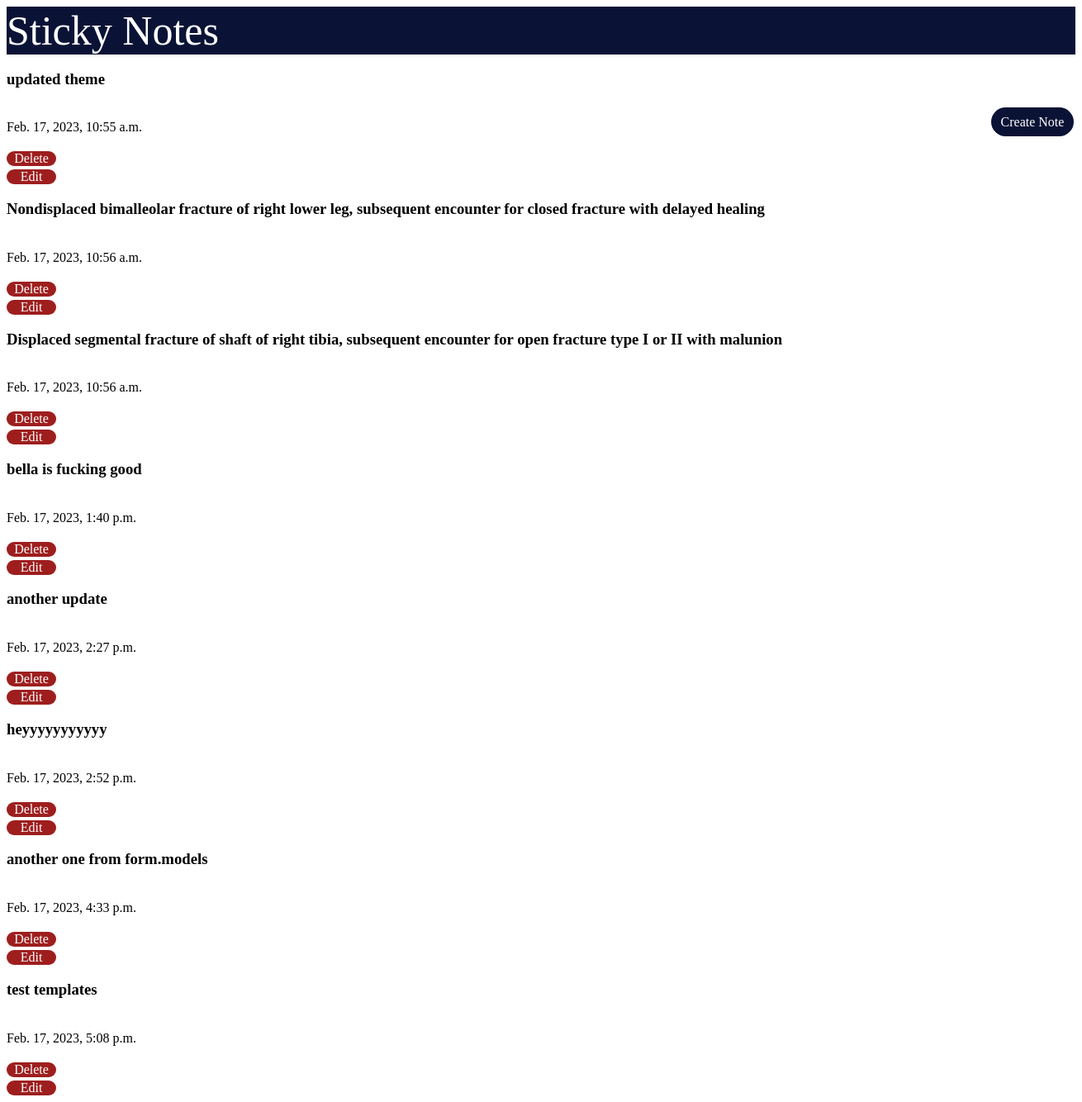
The app's page /, older data.
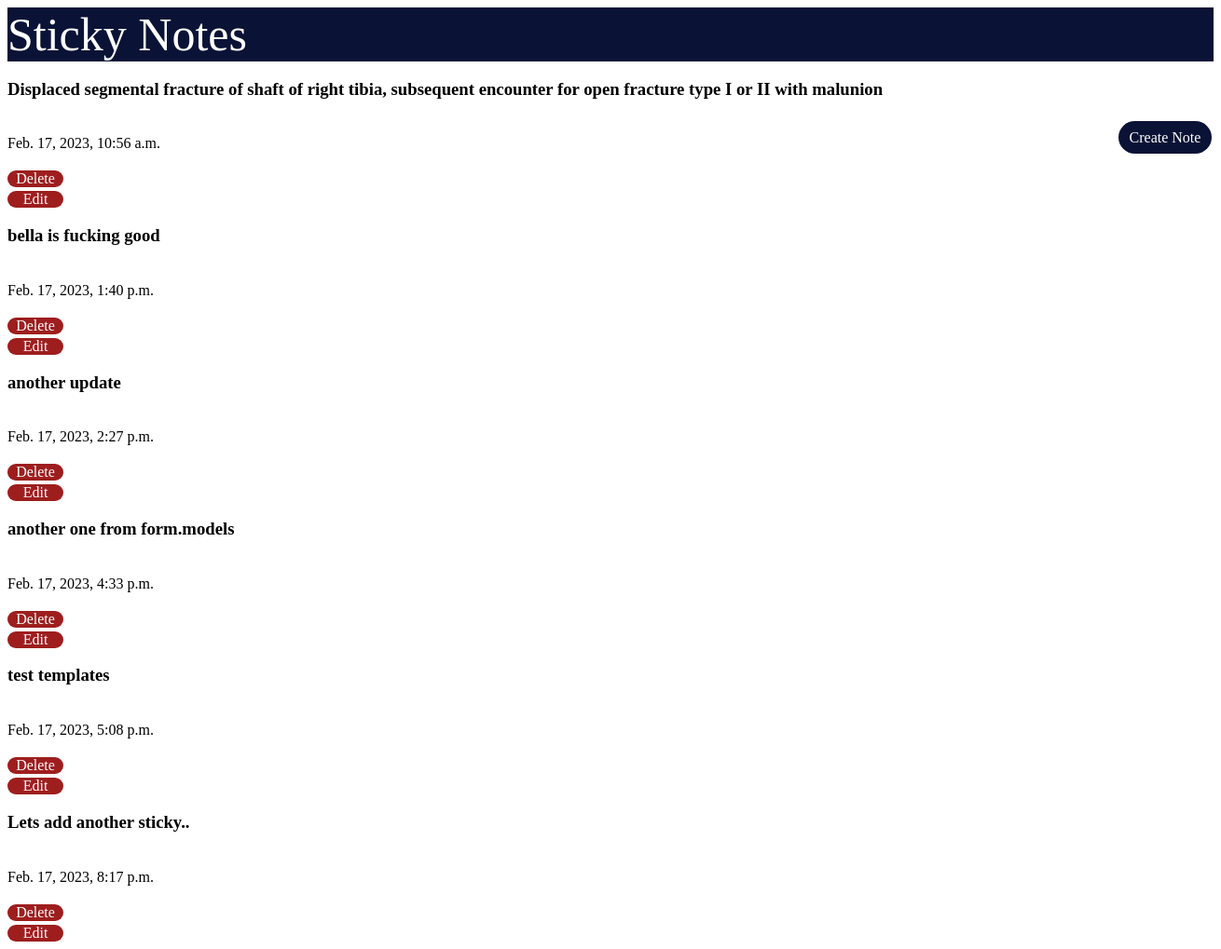
The same page, newer data.
### base/models.py (models this page shows, shortened)
class StickyNote(models.Model):
    note_text = models.CharField(max_length=250)
    created_at = models.DateTimeField(auto_now_add=True)
    last_updated = models.DateTimeField(auto_now_add=True)

### base/views.py (the view)
# urls.py: path('', views.home, name='home'),
def home(request):
    notes = StickyNote.objects.all()
    context = {'notes': notes}
    return render(request, 'base.html', context)

### templates/base.html (shortened to what this page needs)
{% load static %}
<!DOCTYPE html>
<html lang="en">
<head>
    <link rel="stylesheet" href="{% static 'styles/base.css' %}"/>
</head>
<body>
    <nav>
        <a href="{% url 'home' %}">Sticky Notes</a>
    </nav>
    {% block content %}
    {% for note in notes %}
    <div class="container">
        <h3 id="note-title">{{ note.note_text }}</h3>
        <p>{{ note.created_at }}</p>
        <a href="{% url 'delete_note' note.pk %}">Delete</a>
        <a href="{% url 'update_note' note.pk %}">Edit</a>
    </div>
    {% endfor %}
    <a class="btn" href="{% url 'create_note' %}">Create Note</a>
    {% endblock %}
</body>
</html>

### static/styles/base.css (style rules this page uses)
.container { display: flex; flex-direction: column; align-items: flex-start; padding: 0px; gap: 4px; }
nav { background: #0a1336; font-family: "DM Sans"; font-style: normal; margin: 0; padding: 0; }
nav > a { color: #ffffff; font-size: 50px; text-decoration: none; }
.btn { background: #0a1336; border-radius: 64px; display: flex; justify-content: center; align-items: center; position: absolute; width: 100px; height: 35px; left: 75rem; top: 130px; color: white; text-decoration: none; }
.container > a { text-decoration: none; background-color: #9e1e1e; color: #ffffff; width: 60px; text-align: center; border-radius: 10px; }

Row changes from the older to the newer data that the page shows:
removed StickyNote: note_text "updated theme", created_at "Feb. 17, 2023, 10:55 a.m."
removed StickyNote: note_text "Nondisplaced bimalleolar fracture of right lower leg, subsequent encounter for closed fracture with delayed healing", created_at "Feb. 17, 2023, 10:56 a.m."
removed StickyNote: note_text "heyyyyyyyyyyy", created_at "Feb. 17, 2023, 2:52 p.m."
added StickyNote: note_text "Lets add another sticky..", created_at "Feb. 17, 2023, 8:17 p.m."
